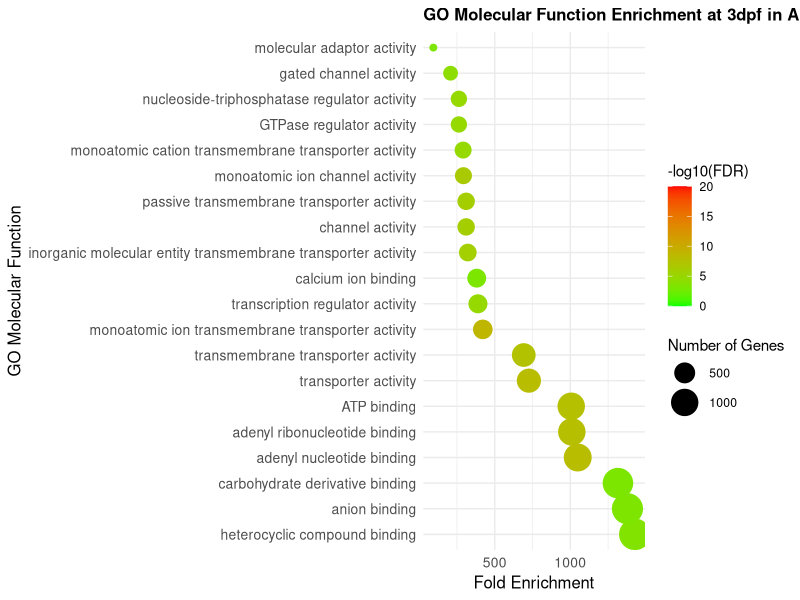
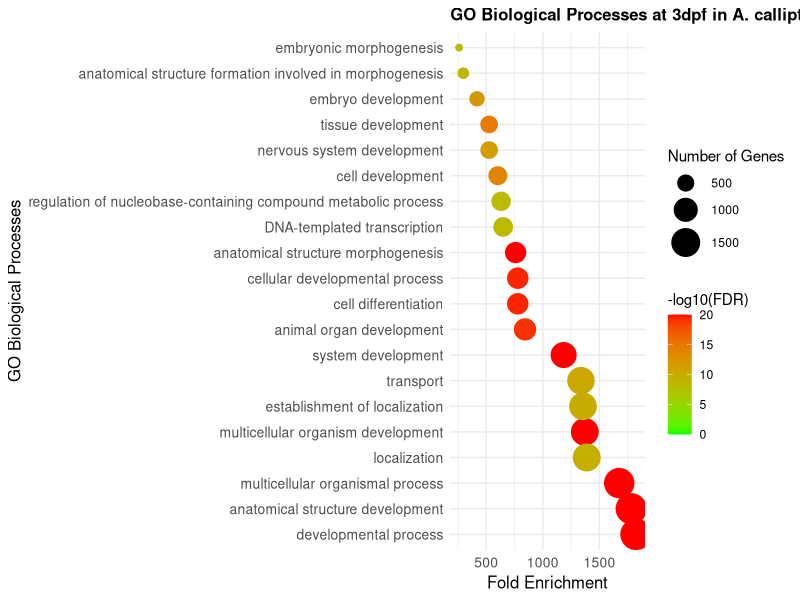
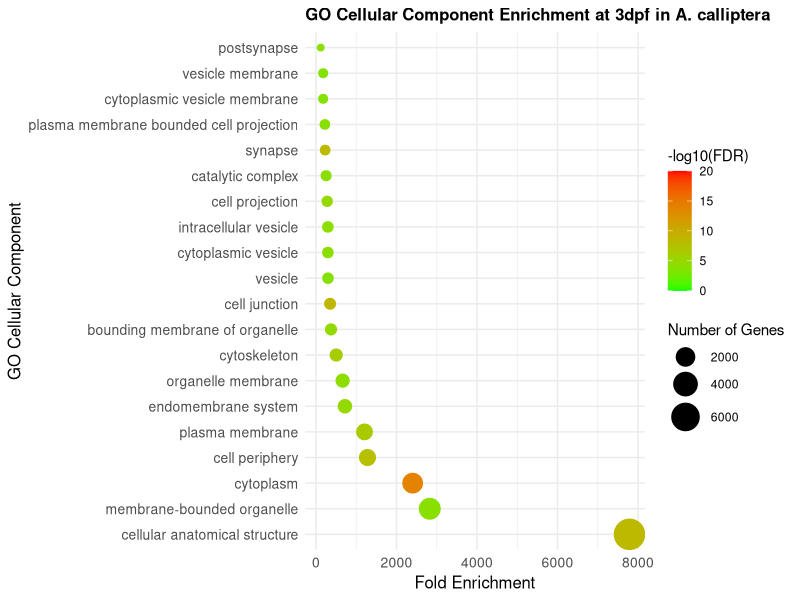
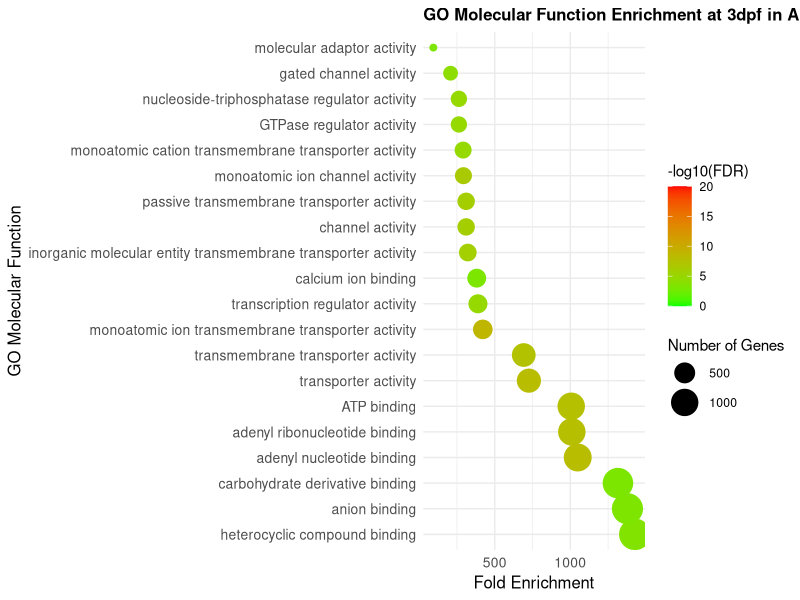
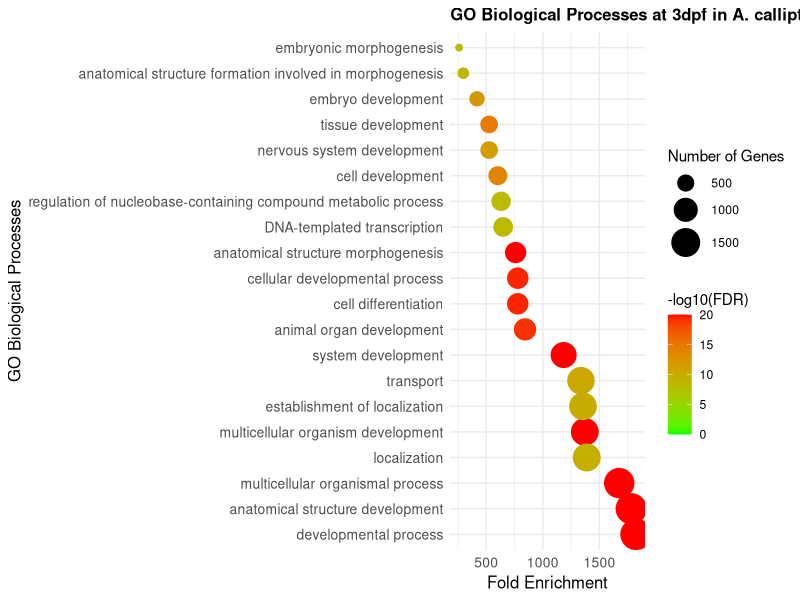
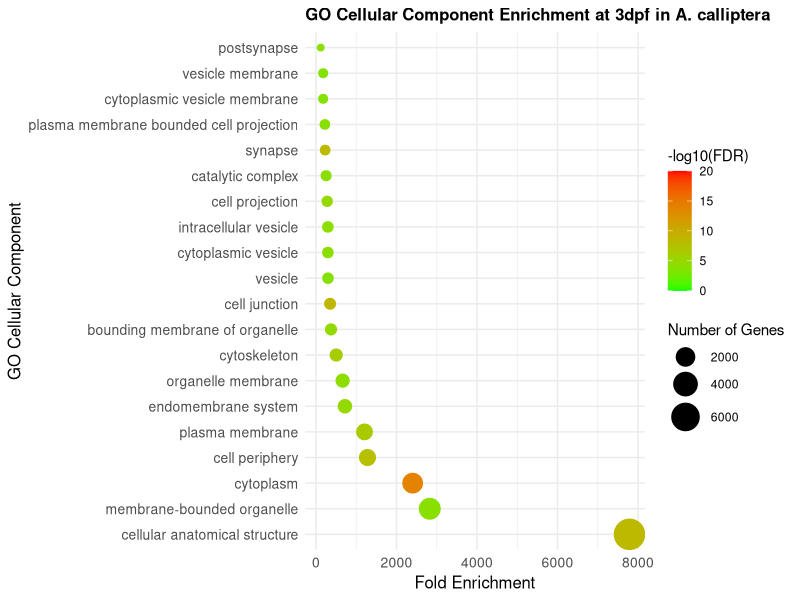

The R source for these figures, in order:
setwd("~/UoL_Bioinformatics/LIFE_703/Analysis/GProfiler")

# Load libraries
library(ggplot2)

# Read the files 
data_3dpf <- read.csv("gProfiler_acalliptera_3dpf.csv", header = TRUE)

# Filter for significant terms (adjusted p-value < 0.05) and take top 20
sig_data_3dpf_MF <- data_3dpf[data_3dpf$source == "GO:MF" & data_3dpf$adjusted_p_value < 0.05, ]
sig_data_3dpf_MF <- sig_data_3dpf_MF[order(sig_data_3dpf_MF$adjusted_p_value), ][1:20, ]

sig_data_3dpf_BP <- data_3dpf[data_3dpf$source == "GO:BP" & data_3dpf$adjusted_p_value < 0.05, ]
sig_data_3dpf_BP <- sig_data_3dpf_BP[order(sig_data_3dpf_BP$adjusted_p_value), ][1:20, ]

sig_data_3dpf_CC <- data_3dpf[data_3dpf$source == "GO:CC" & data_3dpf$adjusted_p_value < 0.05, ]
sig_data_3dpf_CC <- sig_data_3dpf_CC[order(sig_data_3dpf_CC$adjusted_p_value), ][1:20, ]

# Use negative_log10_of_adjusted_p_value as provided (capped at 20 to match gradient)
sig_data_3dpf_MF$neg_log10_adj_p <- pmin(sig_data_3dpf_MF$negative_log10_of_adjusted_p_value, 20)
sig_data_3dpf_BP$neg_log10_adj_p <- pmin(sig_data_3dpf_BP$negative_log10_of_adjusted_p_value, 20)
sig_data_3dpf_CC$neg_log10_adj_p <- pmin(sig_data_3dpf_CC$negative_log10_of_adjusted_p_value, 20)

# Plot of Molecular Function
plot_3dpf_MF <- ggplot(sig_data_3dpf_MF, aes(x = intersection_size, y = reorder(term_name, -intersection_size), 
                                             size = intersection_size, color = neg_log10_adj_p)) +
  geom_point() +  # Draw dots
  scale_size(name = "Number of Genes", range = c(2, 10)) +  # Size for gene count
  scale_color_gradient(low = "green", high = "red", name = "-log10(FDR)", limits = c(0, 20)) +  # Color by significance
  theme_minimal() +  # Simple theme
  theme(
    axis.text = element_text(size = 10),  # Text size
    axis.title = element_text(size = 12),  # Title size
    plot.title = element_text(size = 12, face = "bold")  # Plot title
  ) +
  labs(
    x = "Fold Enrichment",  # X-axis label
    y = "GO Molecular Function",  # Y-axis label
    title = "GO Molecular Function Enrichment at 3dpf in A. calliptera"
  )

# Plot of Biological Processes
plot_3dpf_BP <- ggplot(sig_data_3dpf_BP, aes(x = intersection_size, y = reorder(term_name, -intersection_size), 
                                             size = intersection_size, color = neg_log10_adj_p)) +
  geom_point() +  # Draw dots
  scale_size(name = "Number of Genes", range = c(2, 10)) +  # Size for gene count
  scale_color_gradient(low = "green", high = "red", name = "-log10(FDR)", limits = c(0, 20)) +  # Color by significance
  theme_minimal() +  # Simple theme
  theme(
    axis.text = element_text(size = 10),  # Text size
    axis.title = element_text(size = 12),  # Title size
    plot.title = element_text(size = 12, face = "bold")  # Plot title
  ) +
  labs(
    x = "Fold Enrichment",  # X-axis label
    y = "GO Biological Processes",  # Y-axis label
    title = "GO Biological Processes at 3dpf in A. calliptera"
  )

# Plot of Cellular Components
plot_3dpf_CC <- ggplot(sig_data_3dpf_CC, aes(x = intersection_size, y = reorder(term_name, -intersection_size), 
                                             size = intersection_size, color = neg_log10_adj_p)) +
  geom_point() +  # Draw dots
  scale_size(name = "Number of Genes", range = c(2, 10)) +  # Size for gene count
  scale_color_gradient(low = "green", high = "red", name = "-log10(FDR)", limits = c(0, 20)) +  # Color by significance
  theme_minimal() +  # Simple theme
  theme(
    axis.text = element_text(size = 10),  # Text size
    axis.title = element_text(size = 12),  # Title size
    plot.title = element_text(size = 12, face = "bold")  # Plot title
  ) +
  labs(
    x = "Fold Enrichment",  # X-axis label
    y = "GO Cellular Component",  # Y-axis label
    title = "GO Cellular Component Enrichment at 3dpf in A. calliptera"
  )

# Display plots
show(plot_3dpf_MF)
show(plot_3dpf_BP)
show(plot_3dpf_CC)

# Save plots
ggsave("3dpf_go_mf_enrichment.png", plot_3dpf_MF, width = 12, height = 9, dpi = 300, bg = "white")
ggsave("3dpf_go_bp_enrichment.png", plot_3dpf_BP, width = 12, height = 9, dpi = 300, bg = "white")
ggsave("3dpf_go_cc_enrichment.png", plot_3dpf_CC, width = 12, height = 9, dpi = 300, bg = "white")
